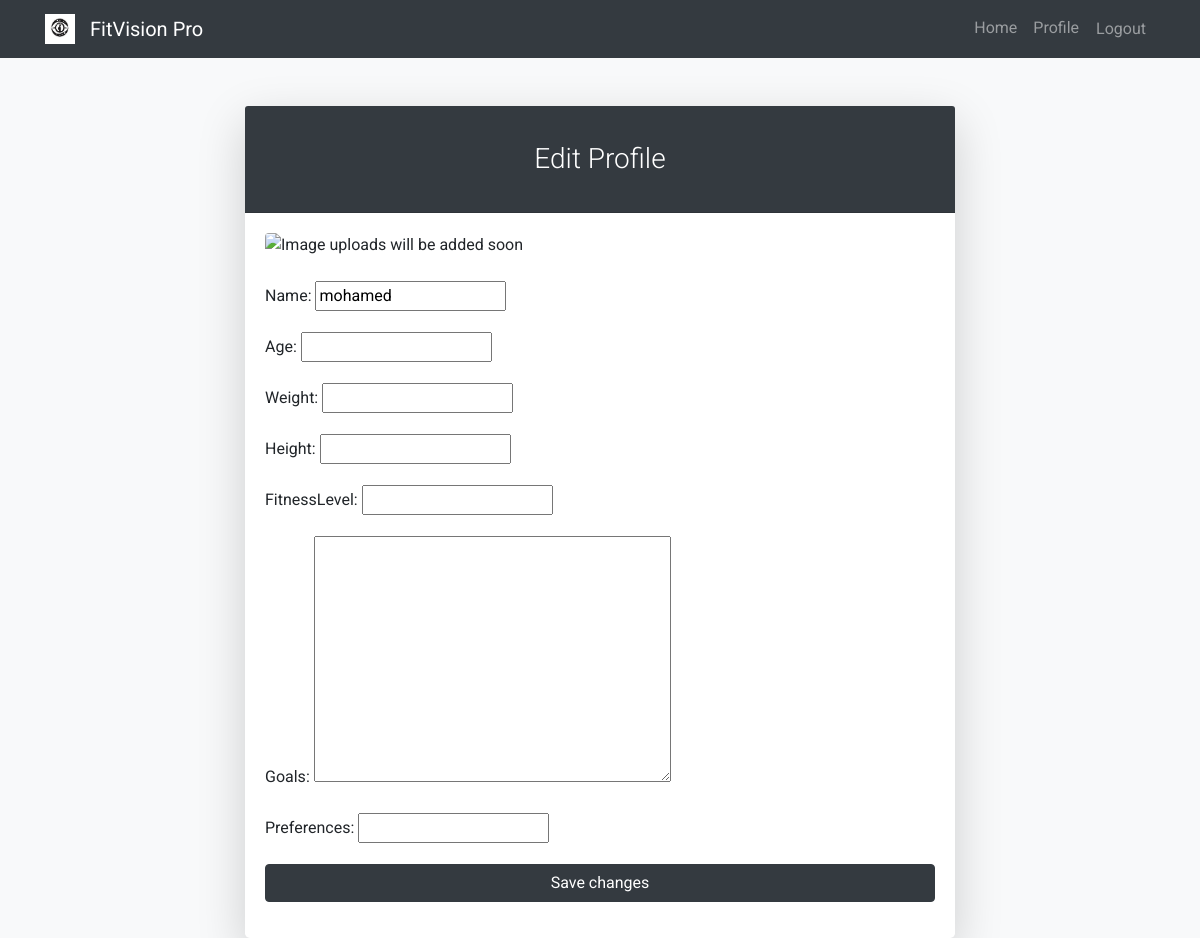
The page /accounts/profile/edit/ (signed in) on the database as committed earlier.
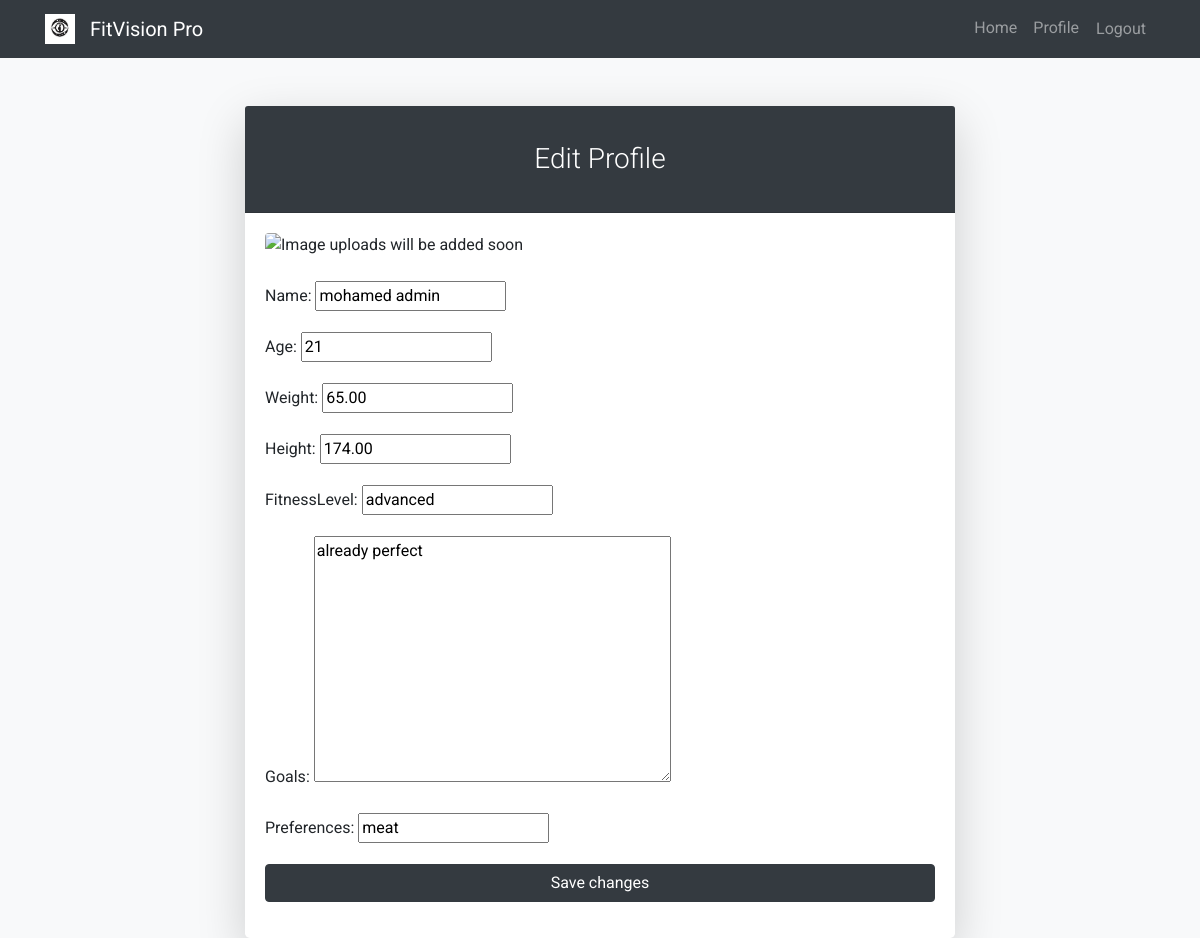
The same page on the database as committed later.
### authintication/models.py (models this page shows, shortened)
class Profile(models.Model):
    user = models.OneToOneField(User, on_delete=models.CASCADE)
    name = models.CharField(max_length=100)  # This should be a separate field
    age = models.IntegerField(null=True)
    weight = models.DecimalField(max_digits=5, decimal_places=2, null=True)
    height = models.DecimalField(max_digits=5, decimal_places=2, null=True)
    fitnessLevel = models.CharField(max_length=50, null=True)
    goals = models.TextField(null=True)
    preferences = models.CharField(max_length=20, null=True)

### authintication/views.py (the view)
# urls.py: path('profile/edit/', views.edit_profile, name='edit_profile'),
@login_required
def edit_profile(request):
    if request.method == 'POST':
        form = ProfileForm(request.POST, instance=request.user.profile)
        if form.is_valid():
            form.save()
            return redirect('profile')
    else:
        form = ProfileForm(instance=request.user.profile)
    return render(request, 'edit_profile.html', {'form': form})

### authintication/forms.py
class ProfileForm(forms.ModelForm):
    class Meta:
        model = Profile
        fields = ['name', 'age', 'weight', 'height', 'fitnessLevel', 'goals', 'preferences']

### authintication/templates/edit_profile.html (shortened to what this page needs)
{% extends 'base_generic.html' %}
{% block content %}
  <div class="container mt-5">
    <div class="row justify-content-center">
      <div class="col-md-8">
        <div class="card shadow-lg border-0 rounded-lg">
          <div class="card-header bg-dark text-white">
            <h3 class="text-center font-weight-light my-4">Edit Profile</h3>
          </div>
          <div class="card-body">
            <img src="" alt="Image uploads will be added soon" class="img-fluid rounded mx-auto d-block mb-4" />
            <form method="post">
              {{ form.as_p }}
              <div class="form-group">
                <button type="submit" class="btn btn-dark btn-block">Save changes</button>
              </div>
            </form>
          </div>
        </div>
      </div>
    </div>
  </div>
{% endblock %}

Rows that differ between the two databases and show on the page:
removed Profile: name "mohamed"
added Profile: name "mohamed admin", age "21", weight "65.00", height "174.00", fitnessLevel "advanced", goals "already perfect", preferences "meat"
